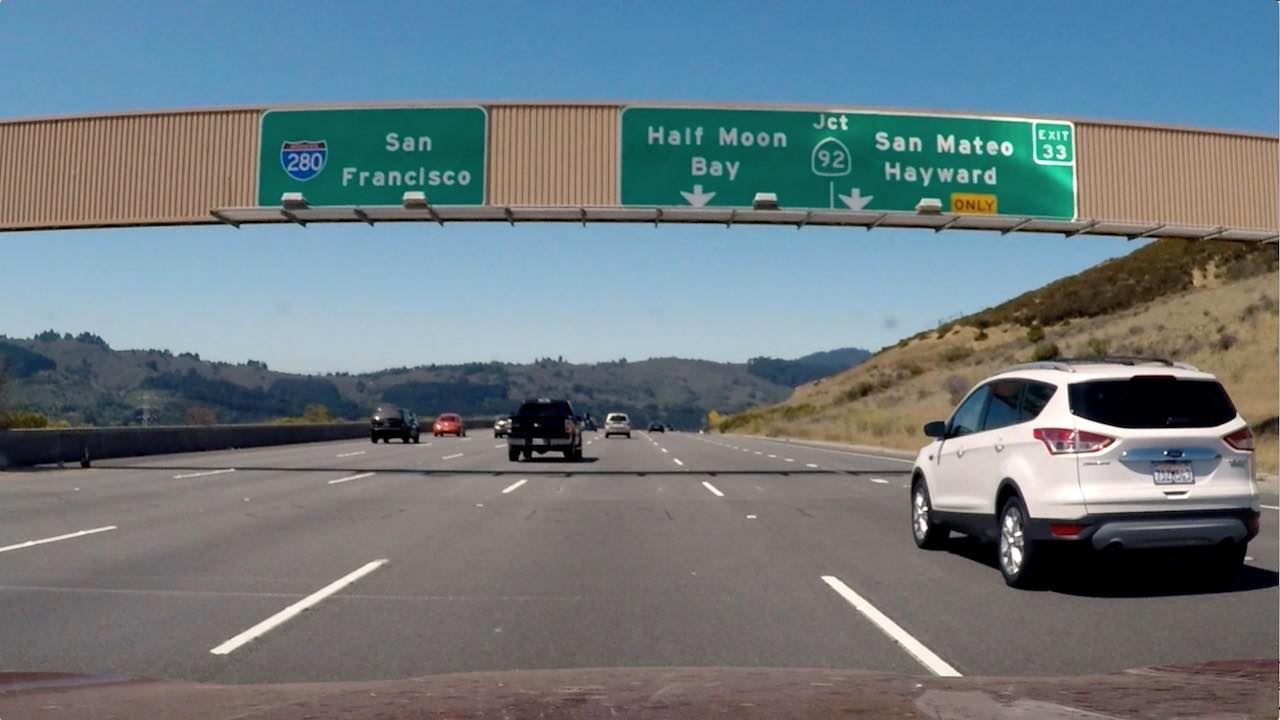
#> input picture signs_vehicles_xygrad.png, 1280 x 720 px
$ python final_project.py   (older library calls are emulated)
#> lines starting #> are read from the running program, lines starting #| are printed output that depends on the picture; after the words box and inside, x2 and y2 are one past the last pixel; in counts of white or black regions, pixels touching at a corner belong together
import numpy as np
import cv2
import matplotlib.pyplot as plt
import matplotlib.image as mpimg
import pickle

def abs_sobel_thresh(img, orient='x', thresh_min=0, thresh_max=255):
    sobel_size=15
    gray = cv2.cvtColor(img,cv2.COLOR_BGR2GRAY)
    sobel = np.zeros_like(gray)
    if orient=='x':
        sobel = cv2.Sobel(gray,cv2.CV_64F, 1,0, ksize=sobel_size)
    elif orient=='y':
        sobel = cv2.Sobel(gray,cv2.CV_64F, 0,1, ksize=sobel_size)
    else:
        print("Orientation error")
        return sobel
    abs_sobel = np.absolute(sobel)
    scaled_sobel = np.uint8(255*abs_sobel/np.max(abs_sobel))
    sobel_bin = np.zeros_like(scaled_sobel)
    sobel_bin[(scaled_sobel >= thresh_min) & (scaled_sobel <= thresh_max)] = 1
    return sobel_bin

def dir_threshold(img, sobel_kernel=3, thresh=(0, np.pi/2)):

    # Apply the following steps to img
    # 1) Convert to grayscale
    # 2) Take the gradient in x and y separately
    # 3) Take the absolute value of the x and y gradients
    # 4) Use np.arctan2(abs_sobely, abs_sobelx) to calculate the direction of the gradient
    # 5) Create a binary mask where direction thresholds are met
    # 6) Return this mask as your binary_output image

    gray = cv2.cvtColor(img, cv2.COLOR_RGB2GRAY)
    sobelx = cv2.Sobel(gray,cv2.CV_64F, 1,0, ksize=sobel_kernel)
    sobely = cv2.Sobel(gray,cv2.CV_64F, 0,1, ksize=sobel_kernel)

    grad_dir = np.arctan2(np.absolute(sobely), np.absolute(sobelx))
    result = np.zeros_like(gray)
    result[(grad_dir>=thresh[0])&(grad_dir<=thresh[1])]=1
    binary_output = np.copy(img) # Remove this line
    return result

def mag_thresh(img, sobel_kernel=3, mag_thresh=(0, 255)):
    # Apply the following steps to img
    # 1) Convert to grayscale
    # 2) Take the gradient in x and y separately
    # 3) Calculate the magnitude
    # 4) Scale to 8-bit (0 - 255) and convert to type = np.uint8
    # 5) Create a binary mask where mag thresholds are met
    # 6) Return this mask as your binary_output image

    gray = cv2.cvtColor(img, cv2.COLOR_RGB2GRAY)
    sobelx = cv2.Sobel(gray,cv2.CV_64F, 1,0, ksize=sobel_kernel)
    sobely = cv2.Sobel(gray,cv2.CV_64F, 0,1, ksize=sobel_kernel)

    grad_mag = np.sqrt(sobelx**2 + sobely**2)
    grad_mag_255 = np.uint8(255*grad_mag/np.max(grad_mag))

    grad_mag_bin = np.zeros_like(grad_mag_255)
    grad_mag_bin[(grad_mag_255>=mag_thresh[0])&(grad_mag_255<=mag_thresh[1])] = 1
    return grad_mag_bin

if __name__ == '__main__':
    # Read in an image
    image = mpimg.imread('signs_vehicles_xygrad.png')
#> image is the input picture: shape (720, 1280, 3) float32; mean R, G, B 0.428, 0.477, 0.5

    gradx = abs_sobel_thresh(image,'x',30,255)
#> in abs_sobel_thresh, `gray = cv2.cvtColor(img,cv2.COLOR_BGR2GRAY)`:
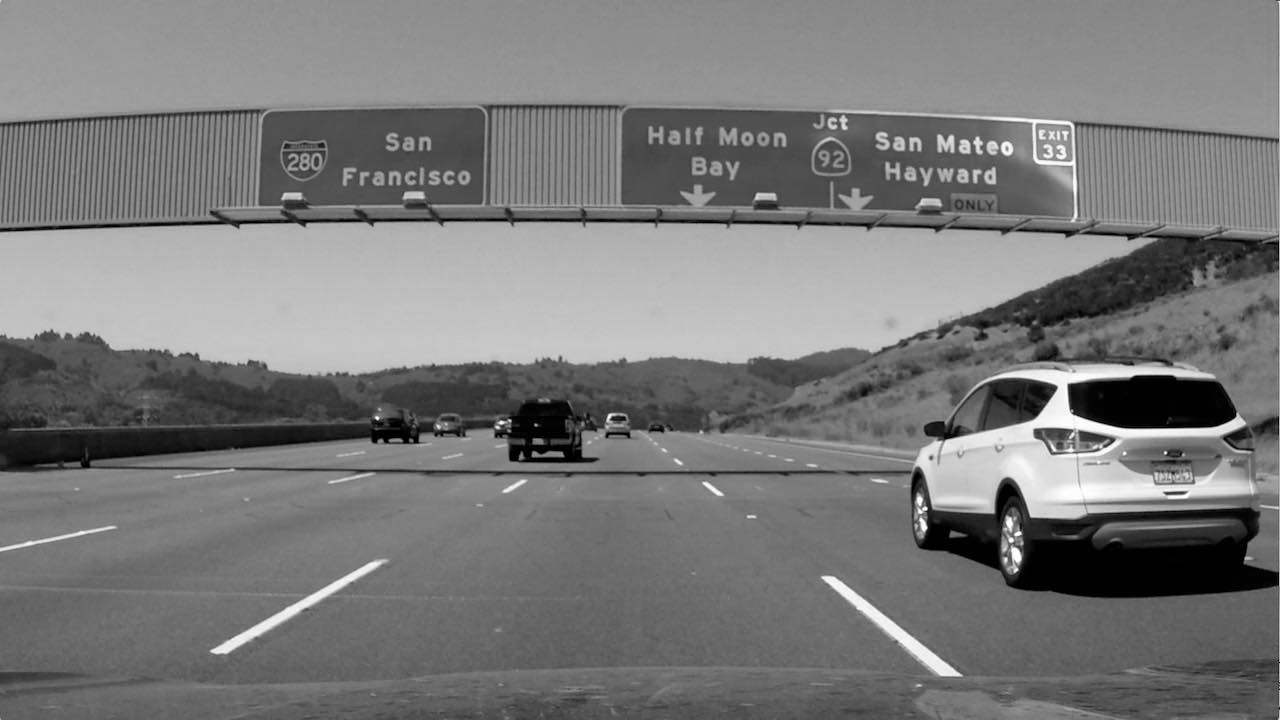
#> gray: shape (720, 1280) float32; min 0, max 0.998, mean 0.478
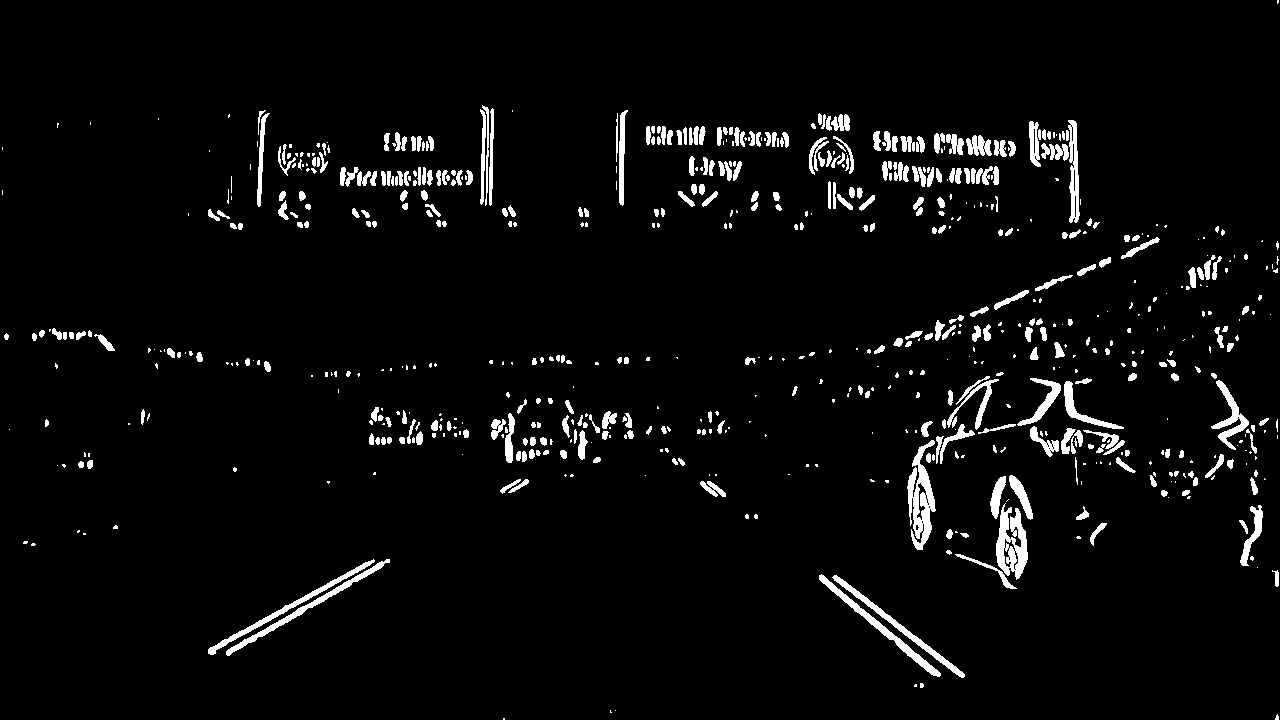
#> gradx: shape (720, 1280); values 0 (black) and 1 (white), 4.1% white; 693 white regions (336 under 20 px), largest, box (x1, y1, x2, y2) and area: (907, 440, 936, 550) 1573, (996, 503, 1028, 580) 1412, (819, 574, 941, 677) 1036
    grady = abs_sobel_thresh(image,'y',30,255)
#> call 2 of abs_sobel_thresh, with orient = 'y', thresh_min = 30, thresh_max = 255
#> in abs_sobel_thresh (call 2), `sobel = cv2.Sobel(gray,cv2.CV_64F, 0,1, ksize=sobel_size)`:
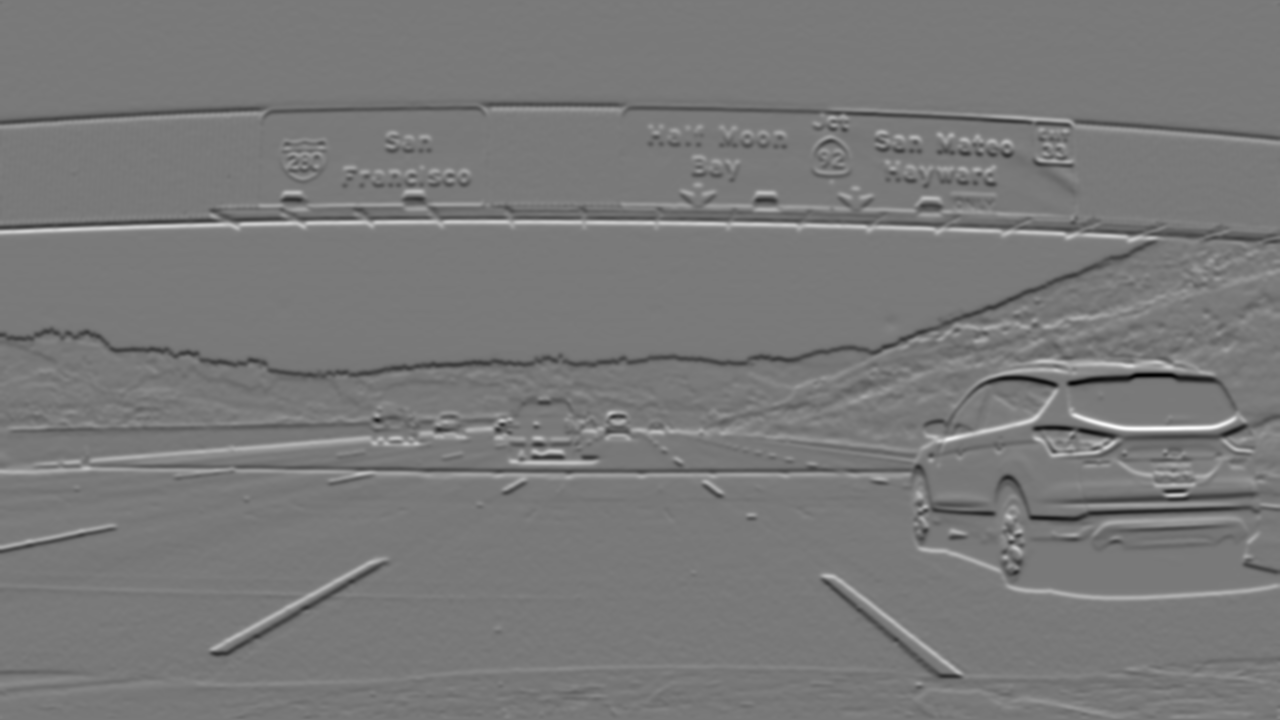
#> sobel: shape (720, 1280) float64; min -23902386.5, max 26207294.4, mean -34270.1; drawn with min black and max white
#> grady: shape (720, 1280); values 0 (black) and 1 (white), 10.4% white; 590 white regions (272 under 20 px), largest, box (x1, y1, x2, y2) and area: (0, 207, 1224, 380) 21050, (0, 465, 840, 499) 4165, (625, 106, 1280, 145) 3372
    mag_binary = mag_thresh(image,15,(50,255))
#> mag_binary: shape (720, 1280); values 0 (black) and 1 (white), 7.9% white; 319 white regions (146 under 20 px), largest, box (x1, y1, x2, y2) and area: (845, 375, 1280, 600) 8044, (0, 241, 1157, 379) 6626, (0, 220, 1160, 243) 5640
    dir_binary = dir_threshold(image,15,(-np.pi/8,np.pi/8))
#> in dir_threshold, `grad_dir = np.arctan2(np.absolute(sobely), np.absolute(sobelx))`:
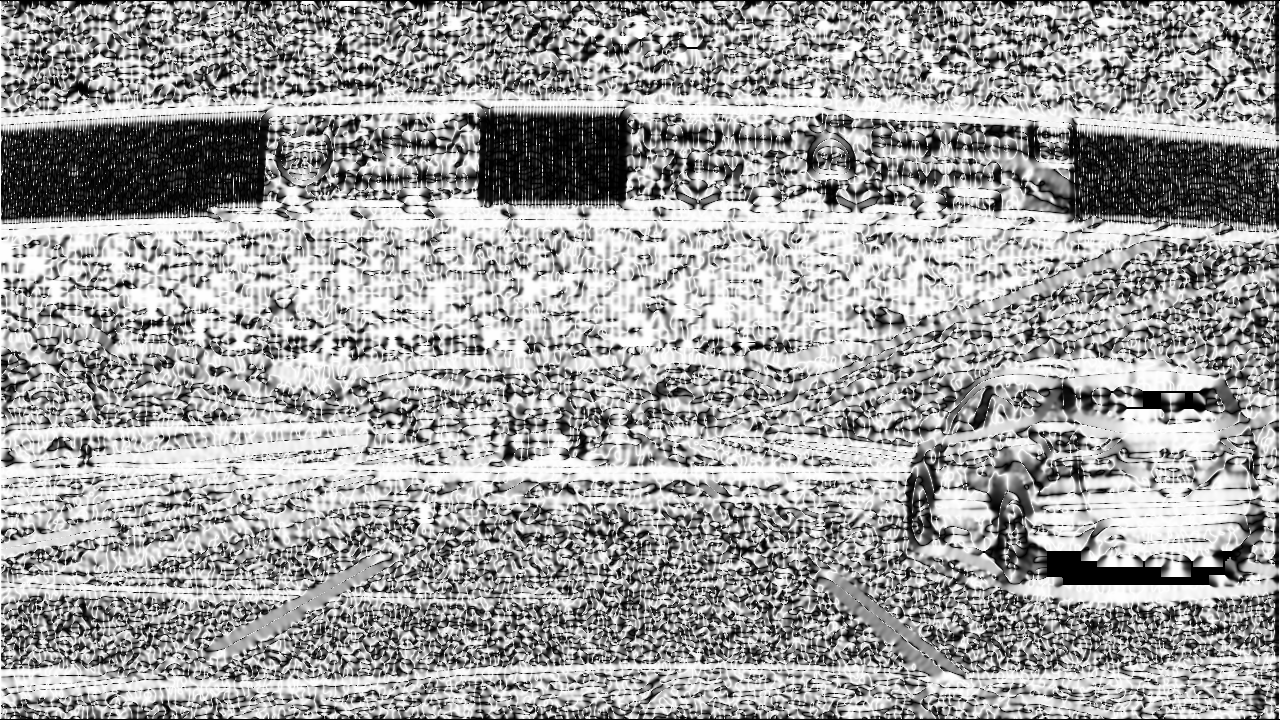
#> grad_dir: shape (720, 1280) float64; min 0, max 1.57, mean 0.981; drawn with min black and max white
#> dir_binary: shape (720, 1280) float32; values 0 (black) and 1 (white), 18.3% white; 10183 white regions (8890 under 20 px), largest, box (x1, y1, x2, y2) and area: (1, 115, 275, 220) 21217, (1013, 119, 1279, 230) 13670, (458, 110, 637, 207) 12327

    combined = np.zeros_like(dir_binary)
    combined1 = combined
    combined[((gradx == 1) & (grady == 1))] = 1
    combined1[(dir_binary==1)&(mag_binary==1)]=1
    # Plot the result
    f, (ax1, ax2) = plt.subplots(1, 2, figsize=(24, 9))
    f.tight_layout()
    ax1.imshow(combined,cmap='gray')
    ax1.set_title('Original Image', fontsize=20)
    ax2.imshow(combined1, cmap='gray')
    ax2.set_title('Thresholded Grad. Dir.', fontsize=20)
    plt.subplots_adjust(left=0., right=1, top=0.9, bottom=0.)
    plt.show()
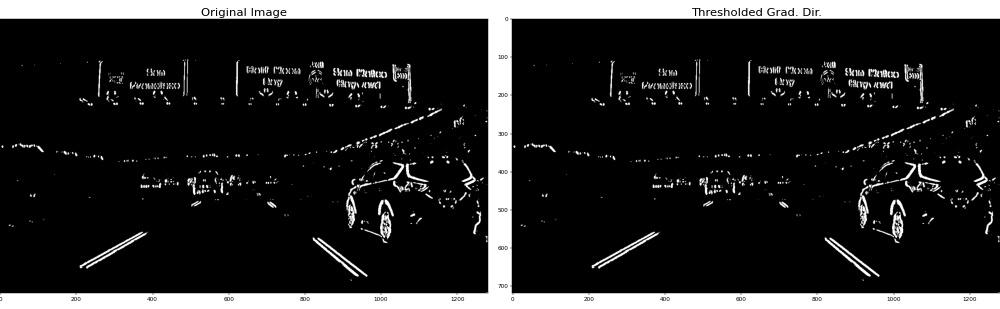
#> figure drawn by matplotlib, 2 panels

$ run again, with test_image2.png copied over signs_vehicles_xygrad.png
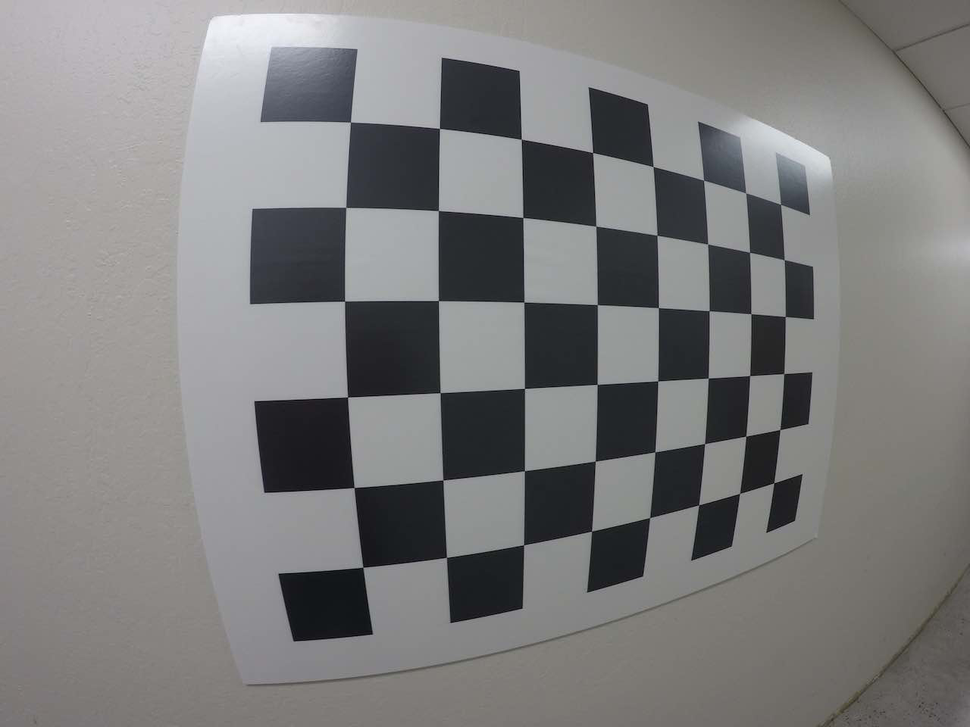
#> input picture test_image2.png, 970 x 727 px, shrunk from 1280 x 960 before the run
#> image is the input picture: shape (727, 970, 3) float32; mean R, G, B 0.492, 0.49, 0.49
#> `gradx = abs_sobel_thresh(image,'x',30,255)`:
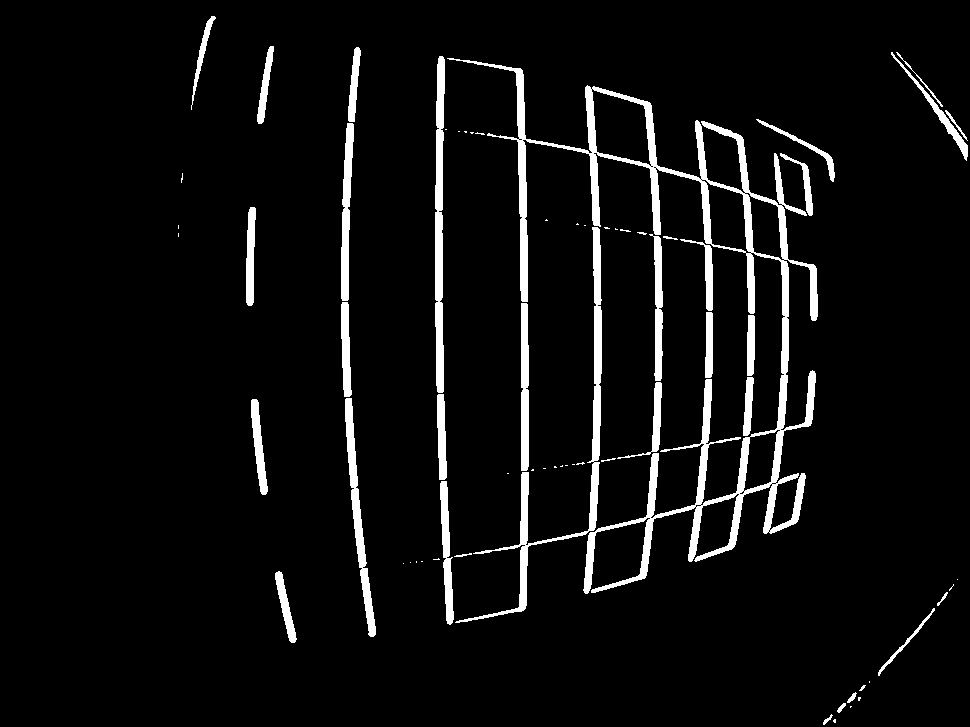
#> gradx: shape (727, 970); values 0 (black) and 1 (white), 5.6% white; 69 white regions (35 under 20 px), largest, box (x1, y1, x2, y2) and area: (447, 58, 818, 594) 16778, (455, 227, 602, 623) 3817, (435, 56, 445, 393) 2563
#> grady: shape (727, 970); values 0 (black) and 1 (white), 5% white; 100 white regions (44 under 20 px), largest, box (x1, y1, x2, y2) and area: (276, 471, 804, 592) 3921, (248, 297, 524, 308) 2102, (259, 118, 521, 143) 1964
#> mag_binary: shape (727, 970); values 0 (black) and 1 (white), 7.7% white; 36 white regions (25 under 20 px), largest, box (x1, y1, x2, y2) and area: (247, 44, 817, 645) 51827, (248, 621, 608, 684) 739, (198, 11, 339, 67) 707
#> dir_binary: shape (727, 970) float32; values 0 (black) and 1 (white), 27% white; 5568 white regions (4631 under 20 px), largest, box (x1, y1, x2, y2) and area: (303, 19, 630, 152) 11781, (273, 123, 489, 301) 9076, (753, 169, 897, 549) 8204
#> `plt.show()`:
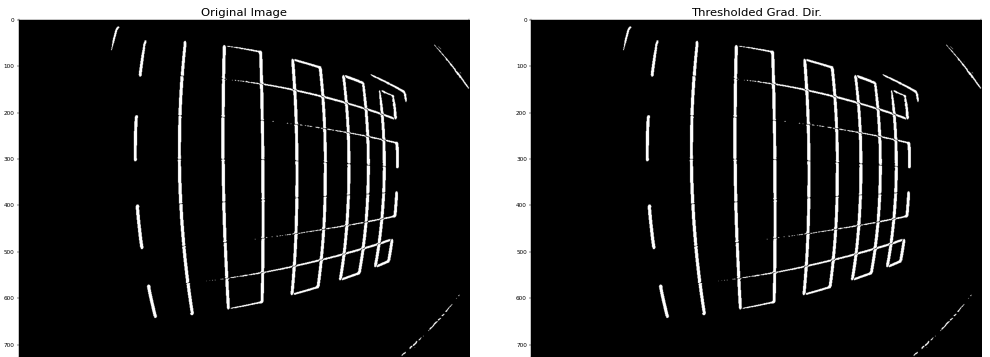
#> figure drawn by matplotlib, 2 panels
